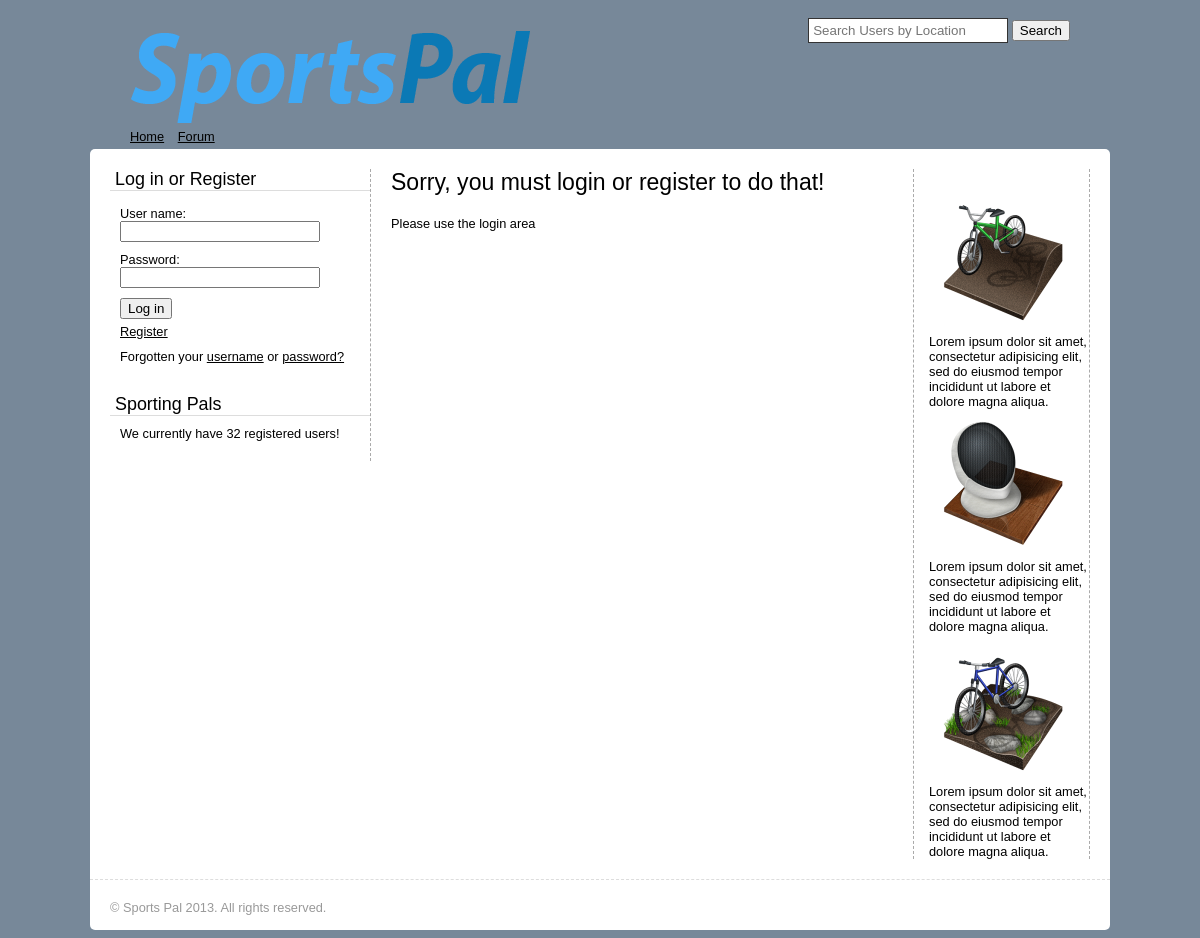
Page /protected.php on the committed database.
### tables this page shows
CREATE TABLE `adverts` (
  `id` int(45) NOT NULL AUTO_INCREMENT,
  `advert_type` int(45) NOT NULL,
  `click_rate` int(45) DEFAULT NULL,
  `link` varchar(45) NOT NULL DEFAULT 'http://www.google.co.uk',
  `image` varchar(45) NOT NULL DEFAULT 'images/adverts/',
  `discription` varchar(255) NOT NULL DEFAULT 'Lorem ipsum dolor sit amet, consectetur adipisicing elit, sed do eiusmod tempor incididunt ut labore et dolore magna aliqua.',
  PRIMARY KEY (`id`),
  KEY `advert_image` (`advert_type`),
  KEY `advert_type` (`advert_type`)
);

CREATE TABLE `sport_activity` (
  `sport_id` int(11) NOT NULL,
  `sport_name` varchar(45) DEFAULT NULL,
  `sport_catergory_catergory_id` int(11) NOT NULL,
  PRIMARY KEY (`sport_id`,`sport_catergory_catergory_id`),
  KEY `fk_sport_activity_sport_catergory1_idx` (`sport_catergory_catergory_id`)
);

### core/_func/users.php (called while the page is built, shortened)
<?php
function logged_in() {
	return (isset($_SESSION['user_id'])) ? true : false;
}
?>

### _inc/adverts.php (the view, shortened to what this page needs)
<aside class="adverts">
<?php
if (logged_in() == false ){
$result = mysql_query("SELECT *
FROM adverts
LEFT JOIN sport_activity ON adverts.advert_type = sport_activity.sport_id
ORDER BY RAND( )
LIMIT 3");
	while($row = mysql_fetch_array($result))
		{
		  echo "<br />";
		  echo "<a href='" . $row['link'] .  "'><img src='" . $row['image'] .  "" . $row['sport_name'] . ".png' /></a>";
		  echo "<br />";
		  echo $row['discription'];
	 }
}
?>
</aside>

### css/style.css (style rules this page uses)
a:link, a:visited { text-decoration:underline; color:#000; }
aside { width:260px; float:left; border-right:1px dashed #aaa; padding-left:0px; margin-right: 20px; overflow: auto; }
.adverts { width:160px; float:right; border-left:1px dashed #aaa; padding-left:15px; margin-right: 0px; }

### rows in the picture
adverts: image (picture), discription "Lorem ipsum dolor sit amet, consectetur adipisicing elit, sed do eiusmod tempor incididunt ut labore et dolore magna aliqua."
adverts: image.sport_name (picture), discription "Lorem ipsum dolor sit amet, consectetur adipisicing elit, sed do eiusmod tempor incididunt ut labore et dolore magna aliqua."
adverts: image.sport_name (picture), discription "Lorem ipsum dolor sit amet, consectetur adipisicing elit, sed do eiusmod tempor incididunt ut labore et dolore magna aliqua."

### other values in the picture
user_count() "32"
$suffix "s"
